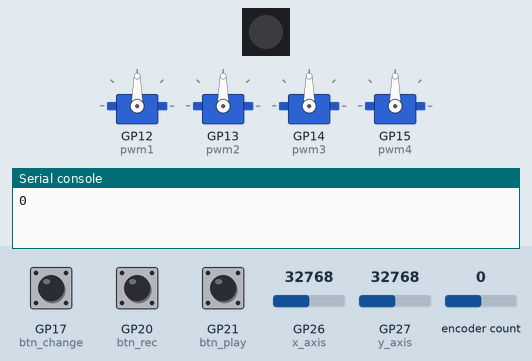
This program was run on a simulated Raspberry Pi Pico running CircuitPython. On the bench: 1 RGB LEDs in strip order, left to right, 4 × servo, the last lines printed to the serial console. The test bench sets the inputs (shaded band); at power-on: GP26 (x_axis) = 32768, GP21 (btn_play) HIGH, GP27 (y_axis) = 32768, GP17 (btn_change) HIGH, GP20 (btn_rec) HIGH, encoder count 0 (analog values on the 0–65535 scale).

Above: at 1.2 s.
1.3 s: GP26 (x_axis) set to 36864
2.9 s: GP26 (x_axis) set to 38336
At 4.17 s:
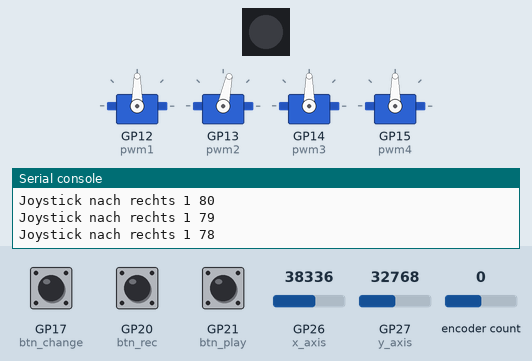
5.9 s: GP21 (btn_play) pulled LOW for 0.15 s
At 8.4 s:
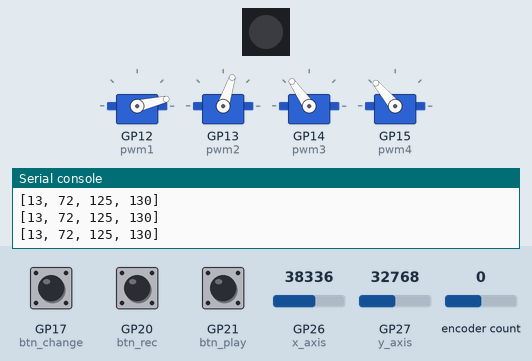
9.0 s: GP27 (y_axis) set to 39168
12.0 s: GP27 (y_axis) set to 40592
At 12.2 s:
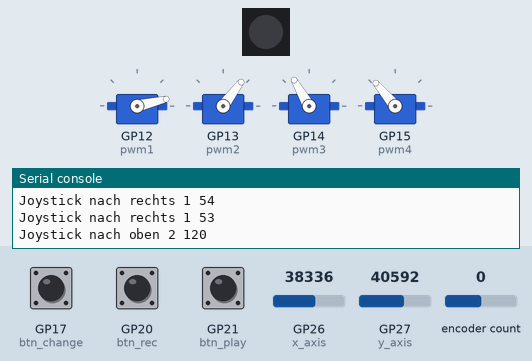
15.0 s: GP17 (btn_change) pulled LOW for 0.15 s
At 15.9 s:
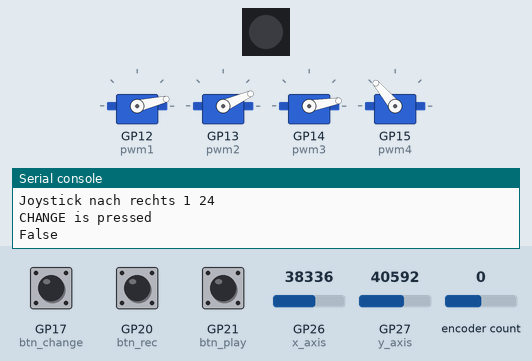
Timing chart, 0 to 19.1 s (numbered marks = the images above; inputs shaded):
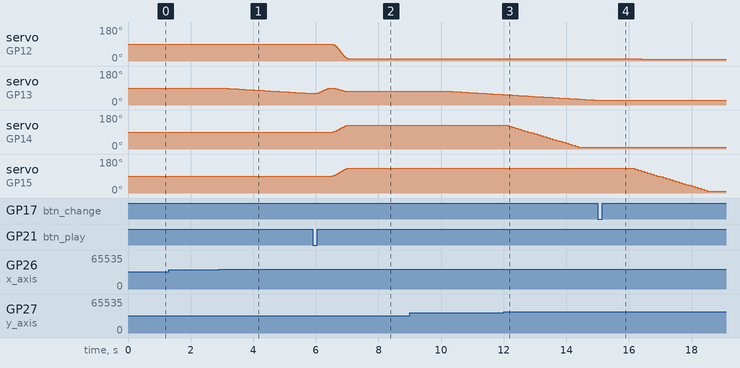

Measured:
- the behaviour switches between 37728 and 37744 on GP26 (x_axis) (found by bisection; images 0 and 1)
- the behaviour switches between 39712 and 39728 on GP27 (y_axis) (found by bisection; images 2 and 3)
- after the input at 2.9 s, servo on GP13 (pwm2): moves from 90° to 61° over 2.8 s, starting after 0.12 s
- after the input at 5.9 s, servo on GP12 (pwm1): moves from 90° to 13° over 0.50 s, starting after 0.62 s; servo on GP14 (pwm3): moves from 90° to 125° over 0.47 s, starting after 0.63 s; servo on GP15 (pwm4): moves from 90° to 130° over 0.47 s, starting after 0.63 s
- after the input at 12.0 s, servo on GP14 (pwm3): moves from 125° to 10° over 2.2 s, starting after 0.16 s
- after the input at 15.0 s, servo on GP12 (pwm1): 13° → 12° after 1.2 s, → 11° 0.10 s later, → 10° 0.10 s later; servo on GP13 (pwm2): goes on until 15.1 s, then stays 24°; servo on GP15 (pwm4): moves from 130° to 10° over 2.3 s, starting after 1.2 s

The program:

code_robot.py
```python
import board
import analogio
import time
import neopixel
import pwmio
from adafruit_motor import servo
import digitalio

import rotaryio


# Die Positionen sind für:
# [Drehfuss, Arm unten, Arm oben, Greifer]
positionen = [[90, 90, 90, 90]
             ]

positionen = [[90, 90, 90, 90], [13, 72, 125, 130], [13, 72, 125, 130], [13, 72, 125, 130], [13, 72, 125, 130], [13, 72, 125, 130]]


DEBUG = False
# positionen = [[90, 90, 90, 90], [34, 110, 10, 70], [34, 110, 10, 70], [34, 110, 10, 70], [34, 110, 10, 70], [34, 110, 10, 70], [34, 110, 10, 70]]

# Bewegungsverzögerung in Sekunden
Bewegungsdauer = 0.4


encoder = rotaryio.IncrementalEncoder(board.GP2, board.GP3)
last_position = None


# Anzahl der LEDs
num_pixels = 1

# Pin, an dem die WS2812 LED angeschlossen ist
pixel_pin = board.GP18

# Erstelle ein NeoPixel-Objekt
pixels = neopixel.NeoPixel(pixel_pin, num_pixels)

# Initialisiere die Pins für den Joystick
x_axis = analogio.AnalogIn(board.GP26)
y_axis = analogio.AnalogIn(board.GP27)


achsen = [90,90,90,90]


# Initialisieren Sie PWM für den Servo-Motor am Pin GP11
pwm1 = pwmio.PWMOut(board.GP12, duty_cycle=0, frequency=50)
pwm2 = pwmio.PWMOut(board.GP13, duty_cycle=0, frequency=50)
pwm3 = pwmio.PWMOut(board.GP14, duty_cycle=0, frequency=50)
pwm4 = pwmio.PWMOut(board.GP15, duty_cycle=0, frequency=50)

# Initialisieren Sie den Servo-Motor
# mein_servo = servo.Servo(pwm, actuation_range=180, min_pulse=750, max_pulse=2250)
servo1 = servo.Servo(pwm1)
servo2 = servo.Servo(pwm2)
servo3 = servo.Servo(pwm3)
servo4 = servo.Servo(pwm4)


pwms = [pwm1, pwm2, pwm3, pwm4]

def get_voltage(pin):
    return (pin.value * 3.3) / 65536


# Set up GP20 as an input with a pull-up resistor
btn_rec = digitalio.DigitalInOut(board.GP20)
btn_rec.direction = digitalio.Direction.INPUT
btn_rec.pull = digitalio.Pull.UP  # Use a pull-up resistor


# der change butten ändert die achsen - die pico hat nur 3 ADC und kann deswegen nur 1 1/2 joysticks abfragen
btn_change = digitalio.DigitalInOut(board.GP17)
btn_change.direction = digitalio.Direction.INPUT
btn_change.pull = digitalio.Pull.UP  # Use a pull-up resistor

# wir merken uns, welche achsen gerade angesteuert werden

axis_12 = True

# Set up GP20 as an input with a pull-up resistor
btn_play = digitalio.DigitalInOut(board.GP21)
btn_play.direction = digitalio.Direction.INPUT
btn_play.pull = digitalio.Pull.UP  # Use a pull-up resistor


def ease_in_out(t):
    """
    Kubische Easing-Funktion für sanftere Bewegungen
    t: Float zwischen 0.0 und 1.0
    """
    if t < 0.5:
        return 4 * t * t * t
    else:
        p = 2 * t - 2
        return 0.5 * p * p * p + 1

def set_servo_angle(pwm, angle):
    """
    Setzt den Servo auf einen bestimmten Winkel
    pwm: PWM-Objekt
    angle: Winkel in Grad (0-180)
    """
    # Typische Werte für SG90 Servo (anpassen falls nötig)
    min_duty = 0.5  # 0.5ms bei 0°
    max_duty = 2.5  # 2.5ms bei 180°
    duty = min_duty + (max_duty - min_duty) * (angle / 180)
    pwm.duty_cycle = int(duty * 65535 / 100)  # Umrechnung für 16-bit Timer

def move_servos_eased(pwms, start_angles, end_angles, duration, steps=500):
    """
    Bewegt mehrere Servos gleichzeitig mit Easing

    Parameters:
        pwms: Liste von PWM-Objekten
        start_angles: Liste der Startwinkel
        end_angles: Liste der Zielwinkel
        duration: Gesamtdauer der Bewegung in Sekunden
        steps: Anzahl der Zwischenschritte (default: 500)
    """
    # Eingabevalidierung
    if not (len(pwms) == len(start_angles) == len(end_angles)):
        raise ValueError("Anzahl der PWMs, Start- und Endwinkel muss übereinstimmen")

    # Minimale Verzögerung zwischen Schritten (in Sekunden)
    min_delay = 0.001

    # Berechne tatsächliche Verzögerung
    step_delay = max(duration / steps, min_delay)
    actual_steps = int(duration / step_delay)

    try:
        for i in range(actual_steps + 1):
            t = i / actual_steps
            eased_t = ease_in_out(t)

            for pwm, start_angle, end_angle in zip(pwms, start_angles, end_angles):
                # Begrenze Winkel auf gültigen Bereich
                angle = max(0, min(180, start_angle + (end_angle - start_angle) * eased_t))
                set_servo_angle(pwm, angle)

            time.sleep(step_delay)

    except KeyboardInterrupt:
        # Sauberes Beenden bei Ctrl+C
        print("Bewegung unterbrochen")

    except Exception as e:
        print(f"Fehler während der Bewegung: {e}")
        raise


def zuPosBewegen(positionen):

    # Beispiel: Bewege alle Servos zu allen Positionen in 2 Sekunden
    pixels[0] = (0, 255, 0)
    pixels.show()
    for aktuelle_pos in range(len(positionen)-1):
        move_servos_eased(pwms, positionen[aktuelle_pos], positionen[aktuelle_pos+1], Bewegungsdauer)

    for i in pwms:
        i.deinit()

    # Bereit
    pixels[0] = (100, 0, 0)
    pixels.show()


def move_servos_eased(servos, start_positions, end_positions, duration):
    steps = 500
    for i in range(steps + 1):
        t = i / steps
        eased_t = t * t * (3 - 2 * t)
        for servo, start_pos, end_pos in zip(servos, start_positions, end_positions):
            if DEBUG:
                print("Servo: ", servo, "Start: ", start_pos, "End: ", end_pos)
            servo.angle = start_pos + (end_pos - start_pos) * eased_t
        time.sleep(duration / steps)


servo1.angle=achsen[0]
servo2.angle=achsen[1]
servo3.angle=achsen[2]
servo4.angle=achsen[3]
while True:
    x_val = get_voltage(x_axis)
    y_val = get_voltage(y_axis)

    position = encoder.position
    GradProKlick = 5
    if last_position is None or position != last_position:
        print(position)
        if position > (90 / GradProKlick):
            position = (90 / GradProKlick)
            encoder.position = int(90 / GradProKlick)

        if position < -(90 / GradProKlick):
            position = -(90 / GradProKlick)
            encoder.position = -int(90 / GradProKlick)

        winkel = 90 + position * 5
        servo1.angle = winkel
    last_position = position

    # print(f"X-Achse: {x_val:.2f} V, Y-Achse: {y_val:.2f} V")

    time.sleep(0.1)

    if axis_12:
        axis1 = 1
        axis2 = 2
    else:
        axis1 = 0
        axis2 = 3

    if x_val < 1.6:
        bewegung = abs(x_val - 1.6)
        if (achsen[axis1] < 170):
            achsen[axis1] += int(bewegung * 5)
            if axis_12:
                servo2.angle = achsen[axis1]
            else:
                servo1.angle = achsen[axis1]
            print(f"Joystick nach links {axis1} {achsen[axis1]}")
    if x_val > 1.7:
        bewegung = x_val - 1.7
        if (achsen[axis1] > 10):
            achsen[axis1] -= int(bewegung * 5)
            if axis_12:
                servo2.angle = achsen[axis1]
            else:
                servo1.angle = achsen[axis1]
            print(f"Joystick nach rechts {axis1} {achsen[axis1]}")
    if y_val < 1:
        if (achsen[axis2] < 170):
            achsen[axis2] += 5
            if axis_12:
                servo3.angle = achsen[axis2]
            else:
                servo4.angle = achsen[axis2]
            print(f"Joystick nach unten {axis2} {achsen[axis2]}")
    elif y_val > 2:
        if (achsen[axis2] > 10):
            achsen[axis2] -= 5
            if axis_12:
                servo3.angle = achsen[axis2]
            else:
                servo4.angle = achsen[axis2]
            print(f"Joystick nach oben {axis2} {achsen[axis2]}")

    # Check if the button is pressed
    if not(btn_play.value):
        print("PLAY is pressed")
        # loop through the positions
        for i in range(0, len(positionen)):
            print(positionen[i])
            move_servos_eased([servo1, servo2, servo3, servo4], achsen, positionen[i], Bewegungsdauer)
            achsen = positionen[i]
        # zuPosBewegen(positionen)
        print("Ende")

        time.sleep(1)
    if not(btn_rec.value):
        print("REC is pressed")
        positionen.append(achsen)
        print(positionen)
        time.sleep(1)

    if not(btn_change.value):
        print("CHANGE is pressed")
        axis_12 = not(axis_12)
        print(axis_12)
        # positionen = [[90, 90, 90, 90]]
        time.sleep(1)
```
